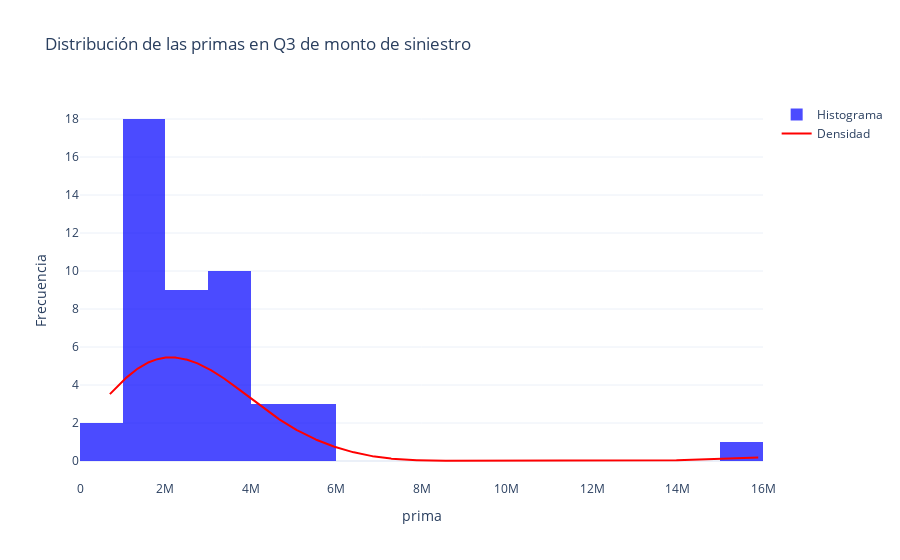

The cell this chart's notebook holds for it:
### Markdown cell above
***ANOTACIONES:***

* Precipitación e incremento del nivel del rio (0.94): Esto indica que hay una relación muy fuerte entre el nivel de precipitación y el incremento del nivel del río, lo cual es esperable desde una perspectiva física.
* Incremento del nivel del rio y severidad de inundación (0.76): El incremento en el nivel del río tiene una fuerte relación con la severidad de las inundaciones.
* Severidad de inundación y precipitación (0.71): La severidad de las inundaciones también está correlacionada significativamente con la cantidad de precipitación.
* Monto del siniestro y precipitación (0.49): Existe una correlación moderada entre el monto de siniestro y la precipitación, lo que sugiere que las condiciones climáticas afectan los siniestros, aunque no es la única variable.
* Monto del siniestro y incremento del nivel del rio (0.45): Hay una correlación similar entre el monto de siniestro y el incremento del nivel del río.
* Monto del siniestro y severidad de inundación (0.42): La severidad de las inundaciones también tiene un efecto moderado sobre los montos de siniestro.
* Las correlaciones entre la prima y otras variables son bajas, con valores que oscilan entre -0.05 y 0.26, lo que sugiere que las primas no están fuertemente relacionadas con ninguna de las otras variables en este análisis.

<br>

***Significado del valor p: El valor p indica la significancia estadística de las correlaciones. Valores p bajos (normalmente menores a 0.05) indican que la correlación observada es estadísticamente significativa.***
***Los valores p están codificados por color, donde el negro indica un valor p muy bajo, mientras que los colores más claros (cerca de 1) indican valores p altos, lo que significa que las correlaciones no son significativas.***

<br>

Significancia estadística:
* Las correlaciones entre las variables climáticas (precipitación, incremento del nivel del rio, severidad de inundación) son todas altamente significativas (p < 0.05), lo que está representado en color negro.
* Las correlaciones entre monto del siniestro y las variables climáticas (precipitación, severidad de inundación, incremento del nivel del rio) también son estadísticamente significativas, con valores p bajos (menores a 0.01).
* La correlación entre prima y otras variables no es significativa (valores p altos, como 0.7367 para severidad de inundación o 0.7819 para inc_niv_rio), lo que respalda la idea de que no hay una fuerte relación entre las primas y las demás variables.

### Code cell
# ¿Como se ve la distribucion de las primas en Q3?
column_name = 'prima'
nbins = 30
hist_color='blue'
line_color='red' 
title ='Distribución de las primas en Q3 de monto de siniestro'

mf.plot_distribution(df_q3_m_siniestro,column_name, nbins, hist_color, line_color, title)

### Figure 1 — Plotly figure (JSON) as saved in the notebook; plotly's stock layout.template omitted (floating-point values rounded to 4 significant figures; data arrays with more than 128 entries replaced by an {"elided": "..."} marker saying what was removed)
{"data": [{"marker": {"color": "blue"}, "name": "Histograma", "nbinsx": 30, "opacity": 0.7, "type": "histogram", "x": [2940920, 5483800, 2112680, 1550680, 1575380, 976480, 1967220, 1897810, 700280, 2661050, 2077530, 5401210, 1800230, 2743890, 2895270, 1298120, 4181820, 15888410, 1337130, 3111670, 3368170, 4386127, 2652520, 5092377, 1277450, 1410410, 1106640, 3772820, 1673649, 1369920, 3034460, 4087550, 1186650, 3225490, 2267700, 1060580, 3020300, 3401350, 1550370, 3747540, 2901220, 3350450, 1219460, 1346380, 1155720, 3255310]}, {"line": {"color": "red", "width": 2}, "mode": "lines", "name": "Densidad", "type": "scatter", "x": {"elided": "1000 float values"}, "y": {"elided": "1000 float values"}}], "layout": {"title": {"text": "Distribución de las primas en Q3 de monto de siniestro"}, "xaxis": {"title": {"text": "prima"}}, "yaxis": {"title": {"text": "Frecuencia"}}}}
